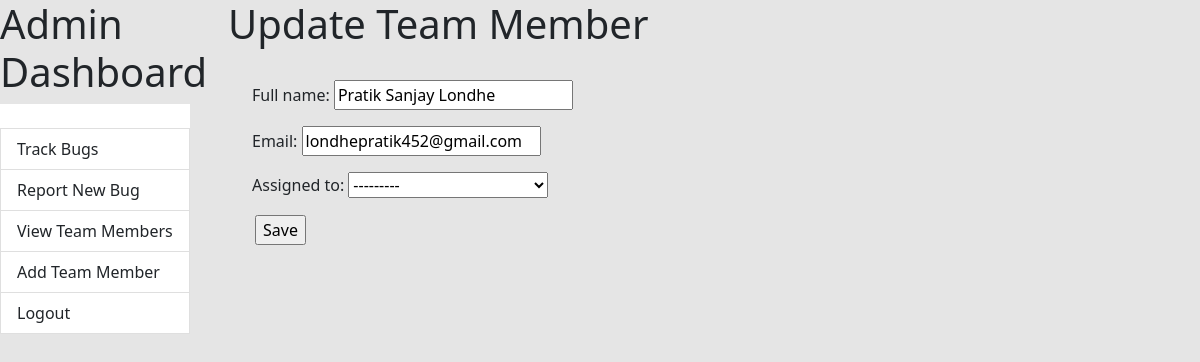
The page /dashboard/update_member/1/ (signed in) on the database its author committed.
### core/models.py (models this page shows, shortened)
class User(AbstractUser):
    email = models.EmailField(unique=True)
    full_name = models.CharField(max_length=255, null=True)
    role = models.CharField(max_length=4, choices=ROLE_CHOICES, null=True)
    assigned_to = models.ForeignKey(
        Project, on_delete=models.PROTECT, null=True, blank=True)

### core/views.py (the view)
# urls.py: path('dashboard/update_member/<pk>/', UpdateTeamMember.as_view()),
class UpdateTeamMember(OnlyProjectOwnerAccessibleMixin, UpdateView):
    model = User
    fields = [
        "full_name",
        "email",
        "assigned_to", ]
    template_name = "update_team_member.html"
    success_url = "/dashboard/members"

### core/models.py (called while the page is built)
    def __str__(self):
        return f"{self.name}"

### core/views.py (called while the page is built)
def isAdmin(user):
    return user.role == 'O'

    def dispatch(self, request, *args, **kwargs):
        if not request.user.is_authenticated:
            return self.handle_no_permission()
        if not isAdmin(request.user):
            raise PermissionDenied
        return super().dispatch(request, *args, **kwargs)

### templates/update_team_member.html (shortened to what this page needs)
{%extends 'dashboard.html'%} {%block content%}
<div class="container">
  <h1>Update Team Member</h1>
  <div class="p-4">
    <form method="post">
      <table>
        {{ form.as_p }}
        <tr>
          <td></td>
          <td><input type="submit" name="submit" value="Save" /></td>
        </tr>
      </table>
    </form>
  </div>
</div>
{% endblock %}

### rows shown on the page
User: full_name "Pratik Sanjay Londhe", email "londhepratik452@gmail.com", assigned_to "---------"
